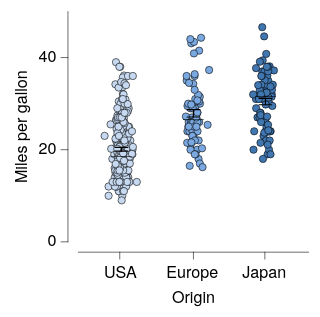

Specify this chart in Vega-Lite:
### Vega-Lite specification from a JSON file in a GitHub repository (floating-point values rounded to 4 significant figures; data arrays with more than 128 entries replaced by an {"elided": "..."} marker saying what was removed)
{"background": null, "config": {"arc": {"fill": "#DBDBDB", "fillOpacity": 1.0, "innerRadius": 25.0, "padAngle": 0.03, "stroke": "black", "strokeOpacity": 1, "strokeWidth": 0.25}, "area": {"fill": "#DBDBDB", "fillOpacity": 1.0, "stroke": "black", "strokeOpacity": 1, "strokeWidth": 0.25}, "axis": {"domain": true, "domainCap": "round", "domainColor": "black", "domainWidth": 0.25, "grid": false, "gridCap": "round", "gridColor": "#F1F1F1", "gridDash": [0, 0], "gridOpacity": 1.0, "gridWidth": 0.25, "labelColor": "black", "labelFont": "HelveticaNeue", "labelFontSize": 7, "labelFontStyle": "normal", "labelFontWeight": 400, "offset": 4.5, "ticks": true, "tickCap": "round", "tickColor": "black", "tickSize": 3, "tickWidth": 0.25, "titleColor": "black", "titleFont": "HelveticaNeue", "titleFontSize": 7, "titleFontStyle": "normal", "titleFontWeight": 400}, "axisX": {"domain": true, "labelAlign": "center", "labelAngle": 0, "labels": true, "ticks": true, "translate": 0}, "axisY": {"domain": true, "labelAlign": "right", "labelAngle": 0, "labels": true, "ticks": true, "translate": 0}, "axisRight": {"domain": true, "labelAlign": "left", "labelAngle": 0, "labels": true, "ticks": true, "translate": 0}, "axisTop": {"domain": true, "labelAlign": "center", "labelAngle": 0, "labels": true, "ticks": true, "translate": 0}, "bar": {"fill": "#DBDBDB", "fillOpacity": 1.0, "stroke": "black", "strokeOpacity": 1, "strokeWidth": 0.25}, "boxplot": {"size": 9.0, "ticks": {"cornerRadius": 0.25, "fill": "black", "size": 4.5, "thickness": 0.25}, "box": {"fillOpacity": 1.0, "stroke": "black", "strokeOpacity": 1, "strokeWidth": 0.25}, "median": {"fill": "black", "fillOpacity": 1.0, "size": 9.0, "thickness": 0.25}, "rule": {"fill": "black", "fillOpacity": 1.0, "size": 10.0, "stroke": "black", "strokeDash": [0, 0], "strokeOpacity": 1, "strokeWidth": 0.25}, "outliers": {"color": "black", "fill": "black", "fillOpacity": 1.0, "size": 0, "stroke": "black", "strokeOpacity": 1, "strokeWidth": 0.25}}, "circle": {"fill": "black", "fillOpacity": 1.0, "size": 0.5, "stroke": "black", "strokeOpacity": 1, "strokeWidth": 0.25}, "errorband": {"band": {"fillOpacity": 0.6, "stroke": null, "strokeWidth": 0.25, "strokeOpacity": 1}, "borders": {"opacity": 0, "strokeOpacity": 0.25, "strokeWidth": 1}}, "errorbar": {"opacity": 1, "rule": {"strokeDash": [0, 0], "strokeWidth": 0.5}, "ticks": {"color": "black", "cornerRadius": 0.25, "opacity": 1, "size": 6.0, "thickness": 0.5}, "thickness": 0.5}, "font": "HelveticaNeue", "geoshape": {"fill": "#DBDBDB", "fillOpacity": 1.0, "stroke": "black", "strokeOpacity": 1, "strokeWidth": 0.25}, "header": {"labelColor": "black", "labelFont": "HelveticaNeue", "labelFontSize": 7, "labelFontStyle": "normal", "labelFontWeight": 400, "titleColor": "black", "titleFont": "HelveticaNeue", "titleFontSize": 7, "titleFontStyle": "normal", "titleFontWeight": 400, "titlePadding": 0}, "legend": {"disable": false, "offset": 4.5, "gradientLength": 50.0, "gradientThickness": 5.0, "gradientOpacity": 1.0, "gradientStrokeColor": "black", "gradientStrokeWidth": 0.25, "labelColor": "black", "labelFont": "HelveticaNeue", "labelFontSize": 7, "labelFontStyle": "normal", "labelFontWeight": 400, "strokeColor": "black", "strokeWidth": 0, "symbolSize": 42, "symbolStrokeColor": "black", "symbolStrokeWidth": 0.25, "titleColor": "black", "titleFont": "HelveticaNeue", "titleFontSize": 7, "titleFontStyle": "normal", "titleFontWeight": 400}, "line": {"color": "black", "stroke": "black", "strokeCap": "round", "strokeDash": [0, 0], "strokeOpacity": 1, "strokeWidth": 0.375}, "point": {"filled": true, "fill": "#DBDBDB", "fillOpacity": 1.0, "size": 5.0, "stroke": "black", "strokeOpacity": 1, "strokeWidth": 0.25}, "range": {"category": ["#C6D9F1", "#F1C9CB", "#FEF0B9", "#CEE37A", "#7AA8E0", "#E589A3", "#FDDD5D", "#68B961", "#4177B1", "#C35082", "#E5C227", "#438156"], "diverging": {"scheme": ["#C35082", "#CE6D94", "#D989A7", "#E2A4BA", "#EABFCE", "#F1DBE2", "#F6F6F6", "#D7E0EB", "#B9CBE0", "#9BB6D5", "#7DA1C9", "#5F8CBD", "#4177B1"]}, "heatmap": {"scheme": ["#DFE9F7", "#C6D9F1", "#ADC8EC", "#94B8E6", "#7AA8E0", "#6097DA", "#4D87CA", "#4177B1", "#386898", "#2F597F", "#264A69", "#1D3A58"]}, "ordinal": {"scheme": ["#F1F1F1", "#DBDBDB", "#C6C6C6", "#B2B2B2", "#9D9D9D", "#898989", "#767676", "#636363", "#515151", "#404040", "#2F2F2F", "#1F1F1F"]}, "ramp": {"scheme": ["#DFE9F7", "#C6D9F1", "#ADC8EC", "#94B8E6", "#7AA8E0", "#6097DA", "#4D87CA", "#4177B1", "#386898", "#2F597F", "#264A69", "#1D3A58"]}}, "rule": {"color": "black", "stroke": "black", "strokeCap": "round", "strokeDash": [2, 2], "strokeOpacity": 1, "strokeWidth": 0.25}, "scale": {"bandPaddingInner": 0.1, "bandPaddingOuter": 0.1, "round": false}, "rect": {"fill": "#DBDBDB", "fillOpacity": 1.0, "stroke": "black", "strokeOpacity": 1, "strokeWidth": 0.25}, "square": {"fill": "#DBDBDB", "fillOpacity": 1.0, "size": 10.0, "stroke": "black", "strokeOpacity": 1, "strokeWidth": 0.25}, "text": {"color": "black", "font": "HelveticaNeue", "fontSize": 7, "fontStyle": "normal", "fontWeight": 400}, "title": {"anchor": "middle", "frame": "group", "color": "black", "font": "HelveticaNeue", "fontSize": 7, "fontStyle": "normal", "fontWeight": 400, "subtitleColor": "black", "subtitleFont": "HelveticaNeue", "subtitleFontSize": "HelveticaNeue", "subtitleFontStyle": "normal", "subtitleFontWeight": 400}, "view": {"continuousWidth": 100, "continuousHeight": 100, "discreteWidth": 100, "discreteHeight": 100, "fill": null, "stroke": null, "strokeWidth": 0.25}}, "layer": [{"data": {"name": "data-5a85ede2053d4aec77293cfb476ae07b"}, "mark": {"type": "circle", "opacity": 1.0, "size": 10.0}, "encoding": {"color": {"field": "Origin", "legend": null, "scale": {"range": ["#C6D9F1", "#7AA8E0", "#4177B1", "#F1C9CB", "#E589A3", "#C35082", "#FEF0B9", "#FDDD5D", "#E5C227", "#CEE37A", "#68B961", "#438156"]}, "sort": ["USA", "Europe", "Japan"], "title": null, "type": "nominal"}, "x": {"axis": {}, "field": "Origin", "sort": ["USA", "Europe", "Japan"], "title": "Origin", "type": "nominal"}, "xOffset": {"field": "jitter_x", "scale": {"domain": [-7.33, 7.33], "range": [5.17, 19.83]}, "type": "quantitative"}, "y": {"field": "Miles_per_Gallon", "title": "Miles per gallon", "type": "quantitative"}}}, {"data": {"name": "data-6a453352f7403ecded143ab84c8c9b2a"}, "mark": {"type": "errorbar"}, "encoding": {"x": {"axis": {}, "field": "Origin", "sort": ["USA", "Europe", "Japan"], "title": "Origin", "type": "nominal"}, "y": {"field": "__mean", "title": "Miles per gallon", "type": "quantitative"}, "yError": {"field": "__error"}}}, {"data": {"name": "data-5a85ede2053d4aec77293cfb476ae07b"}, "mark": {"type": "boxplot", "box": {"fillOpacity": 0, "strokeOpacity": 0}, "outliers": {"opacity": 0}, "rule": {"strokeOpacity": 0}, "ticks": false}, "encoding": {"x": {"axis": {}, "field": "Origin", "sort": ["USA", "Europe", "Japan"], "title": "Origin", "type": "nominal"}, "y": {"field": "Miles_per_Gallon", "title": "Miles per gallon", "type": "quantitative"}}}], "$schema": "https://vega.github.io/schema/vega-lite/v6.4.1.json", "datasets": {"data-5a85ede2053d4aec77293cfb476ae07b": {"elided": "398 records"}, "data-6a453352f7403ecded143ab84c8c9b2a": [{"Origin": "Europe", "__mean": 27.89, "__error": 0.8037, "__dysonsphere__": 1}, {"Origin": "USA", "__mean": 20.08, "__error": 0.4058, "__dysonsphere__": 1}, {"Origin": "Japan", "__mean": 30.45, "__error": 0.6852, "__dysonsphere__": 1}]}}
